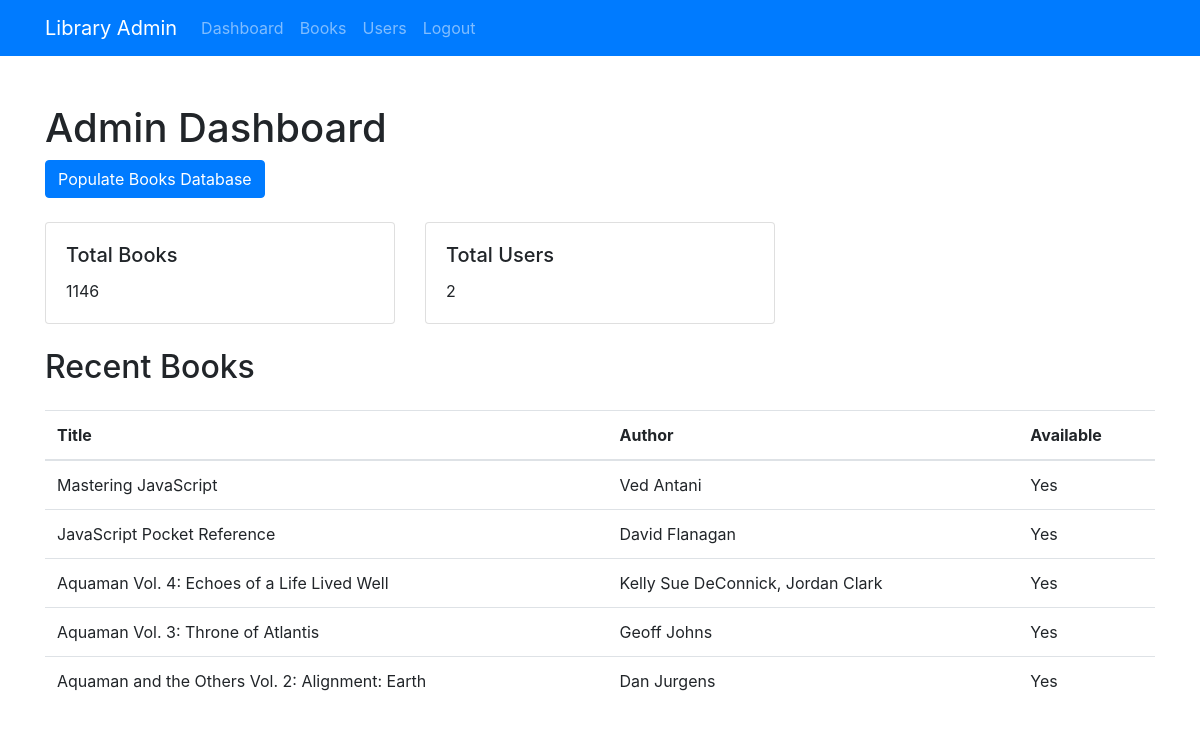
The app's page /admin (signed in) with its own data.
### models.py (models this page shows)
class Book(db.Model):  # Book model representing books in the library
    id = db.Column(db.Integer, primary_key=True)
    google_books_id = db.Column(db.String(50), unique=True, nullable=True)
    title = db.Column(db.String(200), nullable=False)
    author = db.Column(db.String(200), nullable=False)
    description = db.Column(db.Text)
    available = db.Column(db.Boolean, default=True)

### main.py (the view)
@app.route('/admin')
@admin_required
def admin_dashboard():
    total_books = Book.query.count()
    total_users = User.query.count()
    users = User.query.all()
    recent_books = Book.query.order_by(Book.id.desc()).limit(5).all()
    return render_template('admin/dashboard.html',
                           total_books=total_books,
                           total_users=total_users,
                           users=users,
                           recent_books=recent_books)

### main.py (called while the page is built)
def admin_required(f):
    @wraps(f)
    def decorated_function(*args, **kwargs):
        user_id = session.get('user_id')
        if not user_id:
            flash('Please log in first.', 'danger')
            return redirect(url_for('login'))
        user = User.query.get(user_id)
        if not user or not user.is_administrator():
            abort(403)  # Forbidden access
        return f(*args, **kwargs)
    return decorated_function

### models.py (called while the page is built)
    def is_administrator(self):
        return self.is_admin

### templates/admin/dashboard.html (shortened to what this page needs)
<!DOCTYPE html>
<html>
<head>
    <link rel="stylesheet" href="https://stackpath.bootstrapcdn.com/bootstrap/4.5.2/css/bootstrap.min.css">
</head>
<body>
    <nav class="navbar navbar-expand-lg navbar-dark bg-primary">
        <div class="container">
            <a class="navbar-brand" href="{{ url_for('admin_dashboard') }}">Library Admin</a>
            <div class="collapse navbar-collapse" id="navbarNav">
                <ul class="navbar-nav">
                    <li class="nav-item">
                        <a class="nav-link" href="{{ url_for('admin_dashboard') }}">Dashboard</a>
                    </li>
                    <li class="nav-item">
                        <a class="nav-link" href="{{ url_for('admin_books') }}">Books</a>
                    </li>
                    <li class="nav-item">
                        <a class="nav-link" href="{{ url_for('admin_users') }}">Users</a>
                    </li>
                    <li class="nav-item">
                        <a class="nav-link" href="{{ url_for('logout') }}">Logout</a>
                    </li>
                </ul>
            </div>
        </div>
    </nav>
    <div class="container my-5">
        {% block content %}
        <h1>Admin Dashboard</h1>
        <a href="{{ url_for('populate_books') }}" class="btn btn-primary mb-4">Populate Books Database</a>
        <div class="row">
            <div class="col-md-4">
                <div class="card">
                    <div class="card-body">
                        <h5 class="card-title">Total Books</h5>
                        <p class="card-text">{{ total_books }}</p>
                    </div>
                </div>
            </div>
            <div class="col-md-4">
                <div class="card">
                    <div class="card-body">
                        <h5 class="card-title">Total Users</h5>
                        <p class="card-text">{{ total_users }}</p>
                    </div>
                </div>
            </div>
        </div>
        <h2 class="my-4">Recent Books</h2>
        <table class="table">
            <thead>
                <tr>
                    <th>Title</th>
                    <th>Author</th>
                    <th>Available</th>
                </tr>
            </thead>
            <tbody>
                {% for book in recent_books %}
                <tr>
                    <td>{{ book.title }}</td>
                    <td>{{ book.author }}</td>
                    <td>{{ 'Yes' if book.available else 'No' }}</td>
                </tr>
                {% endfor %}
            </tbody>
        </table>
        {% endblock %}
    </div>
</body>
</html>

### records on screen
Book: title "Mastering JavaScript", author "Ved Antani", available "Yes"
Book: title "JavaScript Pocket Reference", author "David Flanagan", available "Yes"
Book: title "Aquaman Vol. 4: Echoes of a Life Lived Well", author "Kelly Sue DeConnick, Jordan Clark", available "Yes"
Book: title "Aquaman Vol. 3: Throne of Atlantis", author "Geoff Johns", available "Yes"
Book: title "Aquaman and the Others Vol. 2: Alignment: Earth", author "Dan Jurgens", available "Yes"

### other values on screen
{{ total_books }} "1146"
{{ total_users }} "2"
